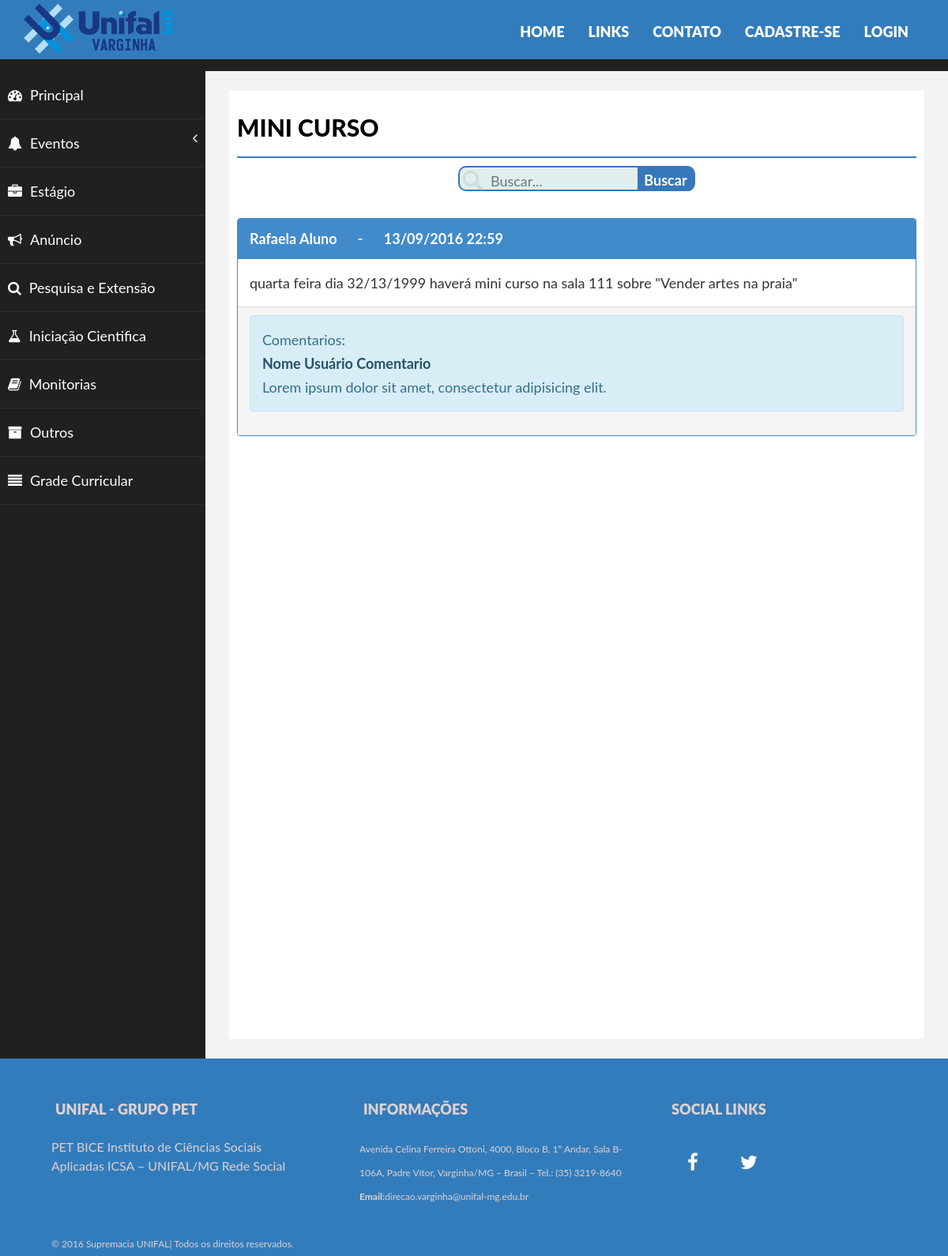
The page /site/forum-calendario/minicurso.php on the database its author committed.
### tables this page shows
CREATE TABLE IF NOT EXISTS `Post` (
  `idPost` int(255) NOT NULL AUTO_INCREMENT,
  `idUsuario` int(255) DEFAULT NULL,
  `dataPost` varchar(50) DEFAULT NULL,
  `conteudoPost` longtext,
  `Tag` varchar(50) DEFAULT NULL,
  `Categoria_idCategoria` int(255) DEFAULT NULL,
  PRIMARY KEY (`idPost`),
  KEY `fk_Post_1_idx` (`idUsuario`),
  KEY `fk_Post_Categoria1_idx` (`Categoria_idCategoria`)
);

CREATE TABLE IF NOT EXISTS `Usuario` (
  `idUsuario` int(255) NOT NULL AUTO_INCREMENT,
  `nome` varchar(1000) DEFAULT NULL,
  `sobrenome` varchar(1000) DEFAULT NULL,
  `senha` longtext,
  `email` varchar(1000) DEFAULT NULL,
  `identificacao` int(50) DEFAULT NULL,
  `TipoUsuario_idTipoUsuario` int(255) DEFAULT NULL,
  PRIMARY KEY (`idUsuario`),
  KEY `fk_Usuario_TipoUsuario1_idx` (`TipoUsuario_idTipoUsuario`)
);

### site/forum-calendario/minicurso.php (the view, shortened to what this page needs)
<?php
$PDO = db_connect();
$sql = "SELECT Post.idPost, Post.idUsuario, Post.dataPost, Post.conteudoPost, Post.Tag, Post.Categoria_idCategoria, Usuario.nome, Usuario.sobrenome
FROM Post
LEFT JOIN Usuario ON Usuario.idUsuario = Post.idUsuario
WHERE Categoria_idCategoria =1
ORDER BY idPost DESC ";
$stmt = $PDO->prepare($sql);
$stmt->execute();
?>
<html>
<head>
	<link href="../forum-calendario/assets/css/bootstrap.css" rel="stylesheet">
	<link href="../forum-calendario/assets/css/font-awesome.css" rel="stylesheet">
	<link href="../forum-calendario/assets/css/basic.css" rel="stylesheet">
	<link href="../forum-calendario/assets/css/custom.css" rel="stylesheet">
	<link href="../assets/css/bootstrap.css" rel="stylesheet">
	<link href="../assets/css/font-awesome.css" rel="stylesheet">
	<link href="../assets/css/style.css" rel="stylesheet">
	<link href="../assets/css/css.css" rel="stylesheet">
	<link href="css/estilo.css" rel="stylesheet">
</head>
<body>
	<div class="navbar navbar-inverse navbar-fixed-top ">
		<div class="container">
			<div class="navbar-header">
				<a class="navbar-brand" href="#"><img src="../assets/img/logo.png"></a>
			</div>
			<div class="navbar-collapse collapse move-me">
				<ul class="nav navbar-nav navbar-right set-links">
					<li>
						<a href="../index.html" class="active-menu-item">HOME</a>
					</li>
					<li>
						<a href="../links.html">LINKS</a>
					</li>
					<li>
						<a href="../contato.php">CONTATO</a>
					</li>
					<li>
						<a href="../cadastro.php">CADASTRE-SE</a>
					</li>
					<li>
						<a href="../login.php">LOGIN</a>
					</li>
				</ul>
			</div>
		</div>
	</div>
	<br>
	<div class="conteudo">
		<div id="wrapper">
			<br>
			<br>
			<div class="conteudo">
				<nav class="navbar-default navbar-side" role="navigation">
                        <div class="sidebar-collapse">
                            <ul class="nav" id="main-menu">
                                <li>
                                    <a href="forum.php"><i class="fa fa-dashboard "></i>Principal<br></a>
                                </li>
                                <li>
                                    <a href="#"><i class="fa fa-bell"></i>Eventos<span class="fa arrow"></span></a>
                                </li>
                                <li>
                                    <a href="estagio.php"><i class="fa fa-briefcase "></i>Estágio </a>
                                </li>
                                <li>
                                    <a href="anuncio.php"><i class="fa fa-bullhorn"></i>Anúncio </a>
                                </li>
                                <li>
                                    <a href="pesqext.php"><i class="fa fa-search"></i>Pesquisa e Extensão </a>
                                </li>
                                <li>
                                    <a href="inicCient.php"><i class="fa fa-flask"></i>Iniciação Cientifica</a>
                                </li>
                                <li>
                                    <a href="monitorias.php"><i class="fa fa-book"></i>Monitorias</a>
                                </li>
                                <li>
                                    <a href="outros.php"><i class="fa fa-archive"></i>Outros</a>
                                </li>
                                <li>
                                    <a href="disciplinas.php"><i class="fa fa-align-justify"></i>Grade Curricular</a>
                                </li>
                            </ul>
                        </div>
                    </nav>
				<div id="page-wrapper">
					<div id="page-inner">
						<div class="row">
							<div class="col-md-12">
								<h1 class="page-head-line">Mini Curso</h1>
								<center>
									<div id="divBusca">
										<img src="../assets/img/search3.png" alt="Buscar..." />
										<input type="text" id="txtBusca" placeholder="Buscar..." />
										<button id="btnBusca">Buscar</button>
									</div>
								</center>
							</div>
						</div>
						<br>
						   <div class="row">
                                <div class="col-md-4 col-sm-4" id="largura" style="min-width: 100%">
                                    <?php while ($post = $stmt->fetch(PDO::FETCH_ASSOC)): ?>
                                        <div class="panel panel-primary">
                                            <div class="panel-heading">
                                                <div class="alert-link"><b>
                                                    <?php echo $post['nome'] . ' ' . $post['sobrenome'] ?> &nbsp&nbsp&nbsp&nbsp - &nbsp&nbsp&nbsp&nbsp <?php echo $post ['dataPost']; ?>
                                                    &nbsp&nbsp&nbsp&nbsp&nbsp&nbsp&nbsp&nbsp&nbsp&nbsp </b>
                                                </div>
                                            </div>
                                            <div class="panel-body">
                                                <?php echo $post ['conteudoPost']; ?>
                                            </div>
                                            <div class="panel-footer">
                                                <div class="form-group">
                                                <div class="alert alert-info">
                                                Comentarios:
                                                 <br>
                                                    <div class="alert-link">
                                                        Nome Usuário Comentario
                                                    </div>
                                                    Lorem ipsum dolor sit amet, consectetur adipisicing elit.
                                                </div>
                                            </div>
                                        </div>
                                    <?php endwhile; ?>
                                </div>
			</div>
			</div>
			</div>
			</div>
			<section id="footer-sec">
				<div class="container">
					<div class="row">
						<div class="col-md-4">
							<h4>UNIFAL - GRUPO PET</h4>
							<p style="padding-right:50px;"> PET BICE Instituto de Ciências Sociais Aplicadas ICSA – UNIFAL/MG Rede Social</p>
						</div>
						<div class="col-md-4">
							<h4>Informações</h4>Avenida Celina Ferreira Ottoni, 4000, Bloco B, 1º Andar, Sala B-106A,&nbsp;Padre Vítor,&nbsp;Varginha/MG – Brasil – Tel.: (35) 3219-8640
							<strong>Email:</strong>direcao.varginha@unifal-mg.edu.br
						</div>
						<div class="col-md-4">
							<h4>SOCIAL LINKS</h4>
							<div class="social-links">
								<a href="#"> <i class="fa fa-facebook fa-2x"></i></a>
								<a href="#"> <i class="fa fa-twitter fa-2x"></i></a>
							</div>
						</div>
					</div>
					<br>© 2016 Supremacia UNIFAL| Todos os direitos reservados.</div>
			</section>
</body>
</html>

### site/forum-calendario/assets/css/basic.css (style rules this page uses)
body { font-family: 'Open Sans', sans-serif; line-height:25px; }
#wrapper { width: 100%; background: #202020; }
#page-wrapper { padding: 15px 15px; min-height: 600px; background: #F3F3F3; }
#page-inner { width: 100%; margin: 10px 20px 10px 0px; background-color: #fff!important; padding: 10px; min-height: 1200px; }
.page-head-line { font-size: 30px; text-transform: uppercase; color: #000; font-weight: 800; padding-bottom: 20px; border-bottom: 2px solid rgb(51,124,187); margin-bottom: 10px; }
.arrow { float: right; }
.fa.arrow:before { content: "\f104"; }
.sidebar-collapse, .sidebar-collapse .nav { background: none; }
.sidebar-collapse .nav { padding: 0; }
.sidebar-collapse .nav > li > a { color: #fff; background: #202020; text-shadow: none; padding: 15px 40px; border-bottom: 1px solid #2F2E31; }
.sidebar-collapse > .nav > li > a { padding: 15px 10px; }
.navbar-side { border: none; background-color: #202020; }
.navbar-default { border: 0px solid black; }
.navbar-header { background: #000000; }
.nav > li > a > i { margin-right: 10px; }
#footer-sec { background-color:#000; padding:20px 50px; color:#fff; font-size:12px; }
#footer-sec a { color:#fff; }
@media (min-width:768px) { #page-wrapper { margin: 0 0 0 260px; padding: 15px 30px; min-height: 1200px; } }
@media (min-width:768px) { .navbar-side { z-index: 1; position: absolute; width: 260px; } }
@media (min-width:768px) { .navbar { border-radius: 0px; } }

### site/assets/css/style.css (style rules this page uses)
section { padding-bottom:80px; padding-top:75px; }
h4 { padding:15px 5px; font-weight:900; text-transform:uppercase; }
.navbar-inverse .navbar-brand,.navbar-inverse .navbar-brand:hover { color: #FFF; font-size: 35px; letter-spacing: 5px; font-weight: 900; background-color:rgb(51,124,187); padding-bottom: 60px; }
.navbar-inverse .navbar-collapse, .navbar-inverse .navbar-form { border-color: rgb(000, 152, 241); }
.navbar-inverse { border-color: rgb(000, 152, 241); }
.navbar-fixed-top { top: 0; border-width: 0 0 0px; }
.set-links { padding: 15px 20px 10px 20px; }
.navbar-inverse .navbar-nav > li > a { color:#fff; font-weight:900; }
.active-menu-item { color: rgb(000, 152, 241);!important; }
#footer-sec { background-color:rgb(51,124,187); max-height: 250px; padding-bottom:30px; padding-top:30px; color: #DFD1D1; }
.social-links a,.social-links a:hover { color:#fff; text-decoration:none; }
.social-links a i { background-color:rgb(51,124,187); padding:15px 20px; margin:5px; }

### site/assets/css/css.css (style rules this page uses)
.navbar-brand img { height: auto; width: auto; max-height: 65px; position: relative; bottom:10px; }
#divBusca { background-color:#E0EEEE; border:solid 2px #3678ba; border-radius:10px; width:300px; height:32px; color: white; }
#txtBusca { float:left; background-color:transparent; padding-left:5px; font-size:18px; border:none; height:34px; width:191px; }
#btnBusca { border:none; float:left; height:30px; border-radius:0 7px 7px 0; width:71px; font-weight:bold; background:#3678ba; }
#divBusca img { float:left; }
#largura { width: 70%; }

### site/aluno/estilo.css (style rules this page uses)
body { margin:0; padding:0; font-family: "Lato", Arial, sans-serif; background: #f0f0f0; color: #333; min-width: 320px; font-size: 18px; }
img { border:none }
a { text-decoration:none; cursor:pointer; color:inherit }
* { box-sizing: border-box; moz-box-sizing: border-box; ms-box-sizing: border-box; }
p { font-size: 16px; line-height: 24px; }

### rows shown on the page
post: idUsuario.nome "Rafaela", idUsuario.sobrenome "Aluno", dataPost "13/09/2016 22:59", conteudoPost "quarta feira dia 32/13/1999 haverá mini curso na sala 111 sobre \"Vender artes na praia\""
